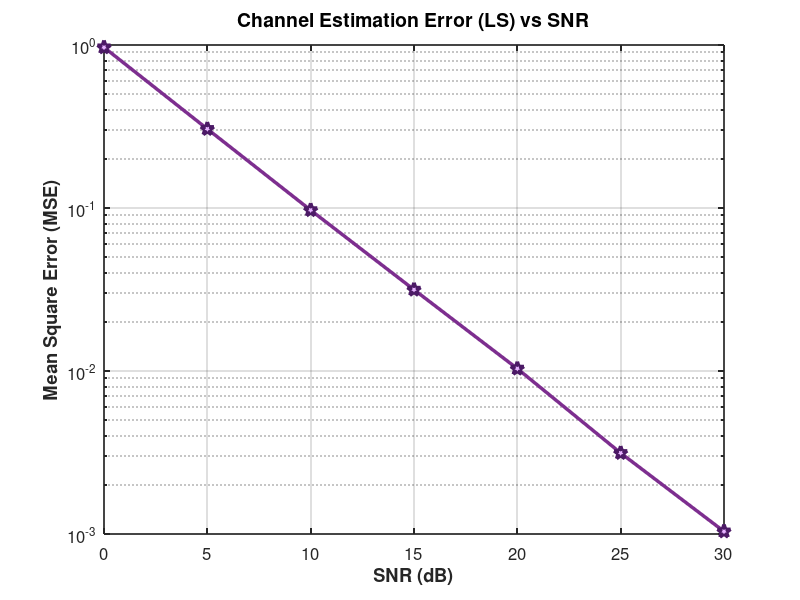

Write MATLAB code to recreate this figure. (Note: this script raises an error after producing the figure.)
%% Experiment 4: Channel Estimation in Rayleigh Fading
% Aim: Estimate fading channel coefficient in AWGN for given transmitted pilot symbols and received outputs across the standard Rayleigh fading wireless channel.
% Author: Prathamesh Fuke (TE258)
% Date: May 2026

clear; close all; clc;

%% 1. Parameters
SNR_dB = 0:5:30;
SNR_lin = 10.^(SNR_dB / 10);
N_pilots = 1000; % Number of pilot symbols per SNR point

%% 2. Estimation Simulation
MSE = zeros(1, length(SNR_dB));

for i = 1:length(SNR_dB)
    % Transmit known pilot symbols (BPSK +1)
    X = ones(1, N_pilots);
    
    % Actual Rayleigh Channel
    H = (randn(1, N_pilots) + 1i*randn(1, N_pilots)) / sqrt(2);
    
    % AWGN Noise
    N = (randn(1, N_pilots) + 1i*randn(1, N_pilots)) * sqrt(1 / (2 * SNR_lin(i)));
    
    % Received Signal
    Y = H .* X + N;
    
    % Least Squares (LS) Channel Estimation
    H_est = Y ./ X;
    
    % Calculate Mean Square Error (MSE)
    MSE(i) = mean(abs(H - H_est).^2);
end

%% 3. Plotting
figure('Name', 'Exp 4: Channel Estimation', 'NumberTitle', 'off', 'Color', 'w');

semilogy(SNR_dB, MSE, '-p', 'LineWidth', 2.5, ...
    'Color', [0.49, 0.18, 0.56], ...
    'MarkerSize', 10, ...
    'MarkerEdgeColor', [0.3, 0.1, 0.4], ...
    'MarkerFaceColor', [0.9, 0.7, 1]);

grid on;
set(gca, 'FontSize', 12, 'LineWidth', 1.2, 'YMinorGrid', 'on');
xlabel('SNR (dB)', 'FontWeight', 'bold'); 
ylabel('Mean Square Error (MSE)', 'FontWeight', 'bold');
title('Channel Estimation Error (LS) vs SNR', 'FontSize', 14);
sgtitle('Cellular Networks Lab - Exp 4: Channel Estimation', 'FontSize', 16, 'FontWeight', 'bold');

% Example comparison
fprintf('SNR(dB)\tActual H(1)\t\tEstimated H(1)\t\tError\n');
fprintf('------------------------------------------------------------\n');
fprintf('%d\t%.4f + %.4fi\t%.4f + %.4fi\t%.4e\n', ...
    SNR_dB(end), real(H(1)), imag(H(1)), real(H_est(1)), imag(H_est(1)), abs(H(1)-H_est(1))^2);
